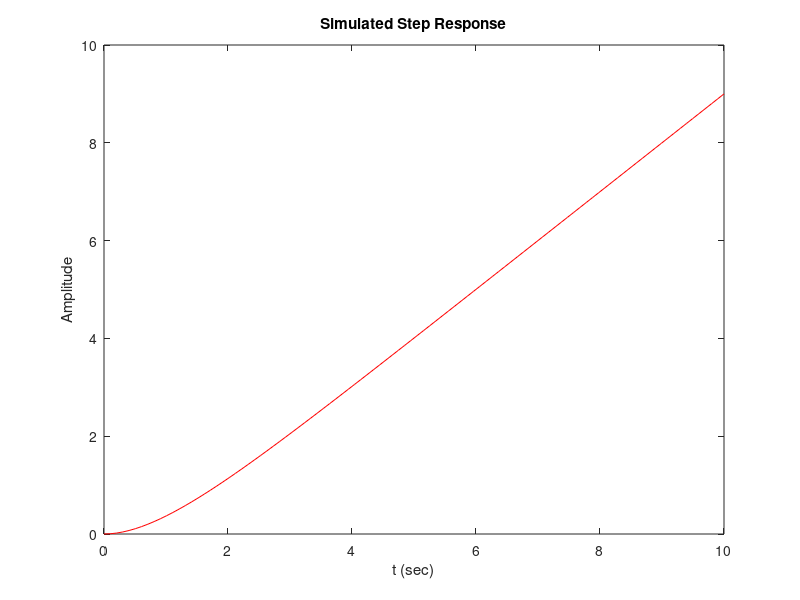
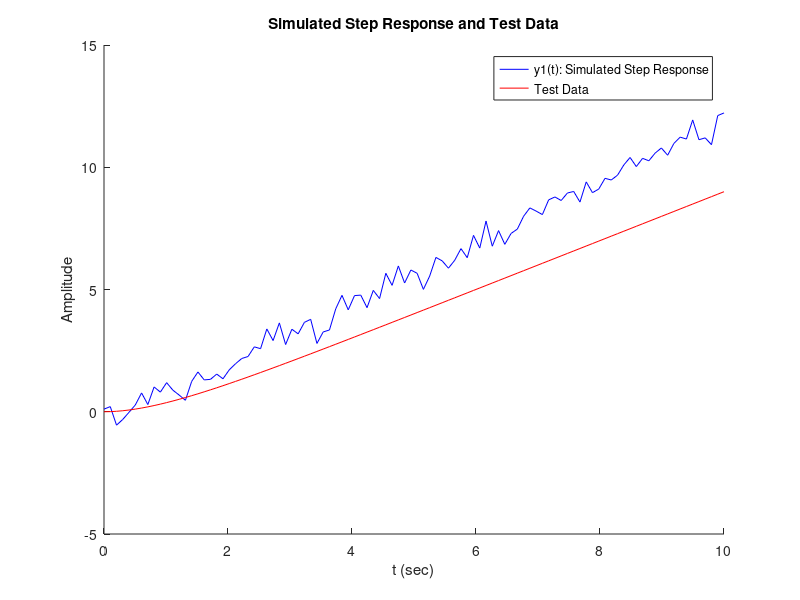

The MATLAB source for these figures, in order: (Note: a time limit stopped this script after it produced the figures.)
%% ENB301_Prac_Prelab2.m
% Toy Servo System Response
% Use is to model a servo motor output to find alpha and km variables
% Written by D Gilmour n8871566

clc
clear all
close all
%% A3 - Simulate motor shaft angle for values of km and alpha
alpha = 1;
km = 1;
t = linspace(0,10,100);

% Build transfer function
G = tf(km, [1 alpha 0]);    % Set G(s) = km / (s + a)  
G_0 = step(G,t);    % Set G_0(s) = km / (s * (s + a))

% Plot motor set response
figure
plot(t,G_0,'r')
title('Simulated Step Response')
xlabel('t (sec)')
ylabel('Amplitude')
print('-depsc','A3')
close

%% A4 - Plot motor unit step response data against simulated response
load ENB301TestData_2015.mat
alpha = 1;
km=1;
G = tf(km,[1 alpha 0]); 
G_0 = step(G,t);

figure
hold on
plot(t,y1,'b')
plot(t,G_0,'r')
title('Simulated Step Response and Test Data')
xlabel('t (sec)')
ylabel('Amplitude')
legend('y1(t): Simulated Step Response','Test Data')
hold off
print('-depsc','A4')
close

%% A5 - What is the steady state and steady state response predominantly determined by?


%% A6 - Estimate km and alpha variables
load ENB301TestData_2015
output = zeros(3,100*100);
error = 0;
ii = 1;
for km = linspace(0,4,100)
   for alpha = linspace(0,4,100)
       G = tf(km, [1 alpha 0]);
       G_0 = step(G,t);
       
       % Calculate mean square error
       for jj = 1 : length(t)
          error = error + (G_0(jj) - y1(jj))^2;
       end
       
       output(:,ii) = [km;alpha;error];
       ii = ii + 1;
       error = 0;
   end
end

[~,index] = min(output(3,:));
km = output(1,index); % Output variable
alpha = output(2,index);  % Output variable

% Build transfer function
G = tf(km, [1 alpha 0]);    % Set optimal G(s) = km / (s + a)   
G_0 = step(G,t);    % Set optimal G_0(s) = km / (s * (s + a))

% Plot step function G_0(s)
figure
hold on
plot(t,G_0,'-b');
plot(t,y1,'-r');
title('Estimated Step Response of Test Data')
xlabel('t (sec)')
ylabel('Amplitude')
legend('Estimated Step Response', 'Test Data');
hold off;
print('-depsc','A6')
close

% Output km and alpha
disp(km)    %2.3838
disp(alpha) %1.8990

%% A7 - Add noise to G_0
%load ENB301TestData_2015
% Generate noise
% Standard: sigma = 5, Decreased: signma = 0.2, Increased: sigma = 20
sigma = 5; %noise standard deviation
noise = sigma*randn(size(G_0)); %noise vector

% Create noisy signal
yn = y1 + noise;

output = zeros(3,100*100);
error = 0;
ii = 1;
for km = linspace(0,4,100)
   for alpha = linspace(0,4,100)
       G = tf(km, [1 alpha 0]);
       G_0 = step(G,t);
       
       % Calculate mean square error
       for jj = 1 : length(t)
          error = error + (G_0(jj) - yn(jj))^2;
       end
       
       output(:,ii) = [km;alpha;error];
       ii = ii + 1;
       error = 0;
   end
end

[~,index] = min(output(3,:));
km = output(1,index); % Output variable
alpha = output(2,index);  % Output variable

% Build transfer function
G_noisy = tf(km, [1 alpha 0]);    % Set optimal G(s) = km / (s + a)   
G_0_noisy = step(G_noisy,t);    % Set optimal G_0(s) = km / (s * (s + a))

% Output km and alpha
disp(km)    %2.4242
disp(alpha) %1.9394

% Plot noisy signal vs noisy test data
figure(2)
hold on
plot(t,G_0_noisy, '-r');
plot(t,G_0,'-b');
title('Estimated Step Response of Noisy Test Data')
xlabel('t (sec)')
ylabel('Amplitude')
legend('Noisy Step Response', 'Original Step Response');
hold off
print('-depsc','A7')
close
